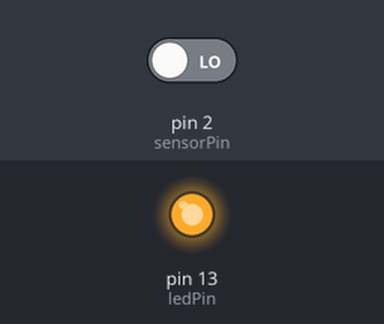
The sketch below on a simulated Arduino Uno, built with avr-gcc and run on an emulated ATmega328P. Shown: output pins drawn as LEDs (lit = HIGH). The test bench sets the inputs (shaded band); at power-on: pin 2 (sensorPin) LOW. What the sketch prints to the serial monitor is not drawn.

Above: at 0.1 s.
At 59.6 s:
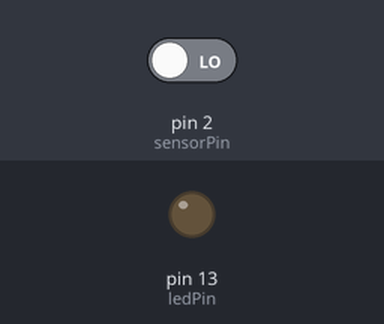
Timing chart, 0 to 61.1 s (numbered marks = the images above):
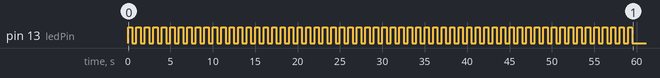

The sketch:

alarm.ino
```cpp
/*
Source code for testing the PIR sensor
*/

const int ledPin = 13;    // pin for LED
const int sensorPin = 2;   // input pin (for PIR sensor)
const int ledBlinkTime = 500; // Blink while calibrating

// wait 60 seconds for sensor to calibrate
const unsigned int calibrationTime = 60000;

void setup() {

  Serial.begin(9600);

  pinMode(ledPin, OUTPUT);  // declare LED as output
  pinMode(sensorPin, INPUT); // declare sensor as input

  // loop for calibrating sensor
  for (unsigned int i = 0; i < calibrationTime; i += ledBlinkTime*2) {
    digitalWrite(ledPin, HIGH);
    delay(ledBlinkTime);
    digitalWrite(ledPin, LOW);
    delay(ledBlinkTime);
    Serial.print(".");
  }

  // Print to console when sensor is calibrated
  Serial.print("\n PIR sensor finished calibrating");

}

void loop() {
  // if motion is detected, turn on LED light
  if (digitalRead(sensorPin) == HIGH) {
    digitalWrite(ledPin, HIGH);

    // Tell host computer that motion was detected
    Serial.print(1);

    // Sleep for 1 second to prevent overloading the sensor
    delay(1000);
  } else {

    // Turn LED off
    digitalWrite(ledPin, LOW);
  }
}
```
